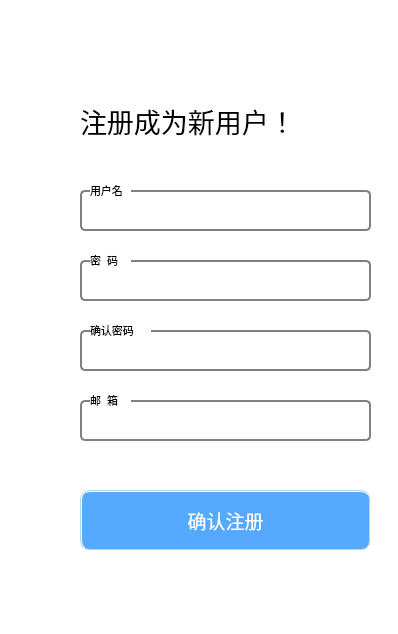
<?xml version="1.0" encoding="UTF-8"?>
<ui version="4.0">
 <class>LiteChat_Register</class>
 <widget class="QMainWindow" name="LiteChat_Register">
  <property name="geometry">
   <rect>
    <x>0</x>
    <y>0</y>
    <width>398</width>
    <height>634</height>
   </rect>
  </property>
  <property name="windowTitle">
   <string>MainWindow</string>
  </property>
  <property name="styleSheet">
   <string notr="true">background-color: rgb(255, 255, 255);</string>
  </property>
  <widget class="QWidget" name="centralwidget">
   <widget class="QLabel" name="label_6">
    <property name="geometry">
     <rect>
      <x>40</x>
      <y>10</y>
      <width>341</width>
      <height>61</height>
     </rect>
    </property>
    <property name="styleSheet">
     <string notr="true">border-image: url(:/img/loginbg.png);</string>
    </property>
    <property name="text">
     <string/>
    </property>
   </widget>
   <widget class="QLabel" name="label">
    <property name="geometry">
     <rect>
      <x>80</x>
      <y>90</y>
      <width>251</width>
      <height>61</height>
     </rect>
    </property>
    <property name="font">
     <font>
      <pointsize>20</pointsize>
     </font>
    </property>
    <property name="text">
     <string>注册成为新用户！</string>
    </property>
   </widget>
   <widget class="QLabel" name="label_3">
    <property name="geometry">
     <rect>
      <x>20</x>
      <y>190</y>
      <width>41</width>
      <height>41</height>
     </rect>
    </property>
    <property name="styleSheet">
     <string notr="true">border-image: url(:/img/id.png);</string>
    </property>
    <property name="text">
     <string/>
    </property>
   </widget>
   <widget class="QLabel" name="label_2">
    <property name="geometry">
     <rect>
      <x>90</x>
      <y>180</y>
      <width>41</width>
      <height>21</height>
     </rect>
    </property>
    <property name="font">
     <font>
      <pointsize>8</pointsize>
     </font>
    </property>
    <property name="text">
     <string>用户名</string>
    </property>
   </widget>
   <widget class="QLineEdit" name="lineEdit">
    <property name="geometry">
     <rect>
      <x>80</x>
      <y>190</y>
      <width>291</width>
      <height>41</height>
     </rect>
    </property>
    <property name="styleSheet">
     <string notr="true">border-radius:5px;
border: 2px groove gray;
border: 2px solid gray; </string>
    </property>
   </widget>
   <widget class="QLabel" name="label_4">
    <property name="geometry">
     <rect>
      <x>20</x>
      <y>260</y>
      <width>41</width>
      <height>41</height>
     </rect>
    </property>
    <property name="styleSheet">
     <string notr="true">border-image: url(:/img/password.png);</string>
    </property>
    <property name="text">
     <string/>
    </property>
   </widget>
   <widget class="QLineEdit" name="lineEdit_2">
    <property name="geometry">
     <rect>
      <x>80</x>
      <y>260</y>
      <width>291</width>
      <height>41</height>
     </rect>
    </property>
    <property name="styleSheet">
     <string notr="true">border-radius:5px;
border: 2px groove gray;
border: 2px solid gray; </string>
    </property>
   </widget>
   <widget class="QLabel" name="label_5">
    <property name="geometry">
     <rect>
      <x>90</x>
      <y>250</y>
      <width>41</width>
      <height>21</height>
     </rect>
    </property>
    <property name="font">
     <font>
      <pointsize>8</pointsize>
     </font>
    </property>
    <property name="text">
     <string>密  码</string>
    </property>
   </widget>
   <widget class="QLabel" name="label_7">
    <property name="geometry">
     <rect>
      <x>20</x>
      <y>330</y>
      <width>41</width>
      <height>41</height>
     </rect>
    </property>
    <property name="styleSheet">
     <string notr="true">border-image: url(:/img/confirmpwd.png);</string>
    </property>
    <property name="text">
     <string/>
    </property>
   </widget>
   <widget class="QLineEdit" name="lineEdit_3">
    <property name="geometry">
     <rect>
      <x>80</x>
      <y>330</y>
      <width>291</width>
      <height>41</height>
     </rect>
    </property>
    <property name="styleSheet">
     <string notr="true">border-radius:5px;
border: 2px groove gray;
border: 2px solid gray; </string>
    </property>
    <property name="text">
     <string/>
    </property>
   </widget>
   <widget class="QLabel" name="label_8">
    <property name="geometry">
     <rect>
      <x>90</x>
      <y>320</y>
      <width>61</width>
      <height>21</height>
     </rect>
    </property>
    <property name="font">
     <font>
      <pointsize>8</pointsize>
     </font>
    </property>
    <property name="text">
     <string>确认密码</string>
    </property>
   </widget>
   <widget class="QLabel" name="label_9">
    <property name="geometry">
     <rect>
      <x>20</x>
      <y>400</y>
      <width>41</width>
      <height>41</height>
     </rect>
    </property>
    <property name="styleSheet">
     <string notr="true">border-image: url(:/img/mail.png);</string>
    </property>
    <property name="text">
     <string/>
    </property>
   </widget>
   <widget class="QLineEdit" name="lineEdit_4">
    <property name="geometry">
     <rect>
      <x>80</x>
      <y>400</y>
      <width>291</width>
      <height>41</height>
     </rect>
    </property>
    <property name="styleSheet">
     <string notr="true">border-radius:5px;
border: 2px groove gray;
border: 2px solid gray; </string>
    </property>
   </widget>
   <widget class="QLabel" name="label_10">
    <property name="geometry">
     <rect>
      <x>90</x>
      <y>390</y>
      <width>41</width>
      <height>21</height>
     </rect>
    </property>
    <property name="font">
     <font>
      <pointsize>8</pointsize>
     </font>
    </property>
    <property name="text">
     <string>邮  箱</string>
    </property>
   </widget>
   <widget class="QPushButton" name="pushButton">
    <property name="geometry">
     <rect>
      <x>80</x>
      <y>490</y>
      <width>291</width>
      <height>61</height>
     </rect>
    </property>
    <property name="font">
     <font>
      <family>黑体</family>
      <pointsize>14</pointsize>
     </font>
    </property>
    <property name="styleSheet">
     <string notr="true">color: rgb(255, 255, 255);
background-color: rgb(85, 170, 255);
border-radius:10px;	
border: 2px groove lightblue;</string>
    </property>
    <property name="text">
     <string>确认注册</string>
    </property>
   </widget>
   <zorder>label_6</zorder>
   <zorder>label</zorder>
   <zorder>label_3</zorder>
   <zorder>lineEdit</zorder>
   <zorder>label_2</zorder>
   <zorder>label_4</zorder>
   <zorder>lineEdit_2</zorder>
   <zorder>label_5</zorder>
   <zorder>label_7</zorder>
   <zorder>lineEdit_3</zorder>
   <zorder>label_8</zorder>
   <zorder>label_9</zorder>
   <zorder>lineEdit_4</zorder>
   <zorder>label_10</zorder>
   <zorder>pushButton</zorder>
  </widget>
  <widget class="QMenuBar" name="menubar">
   <property name="geometry">
    <rect>
     <x>0</x>
     <y>0</y>
     <width>398</width>
     <height>26</height>
    </rect>
   </property>
  </widget>
  <widget class="QStatusBar" name="statusbar"/>
 </widget>
 <resources/>
 <connections/>
</ui>
